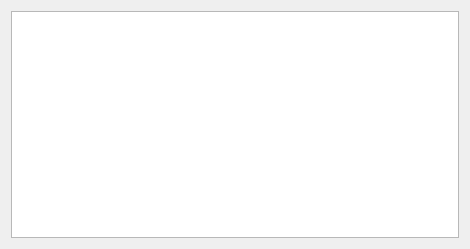
<?xml version="1.0" encoding="UTF-8"?>
<ui version="4.0">
 <class>Log</class>
 <widget class="QWidget" name="Log">
  <property name="geometry">
   <rect>
    <x>0</x>
    <y>0</y>
    <width>470</width>
    <height>249</height>
   </rect>
  </property>
  <property name="windowTitle">
   <string>Form</string>
  </property>
  <layout class="QHBoxLayout" name="horizontalLayout">
   <item>
    <widget class="QPlainTextEdit" name="plainTextEdit">
     <property name="readOnly">
      <bool>true</bool>
     </property>
    </widget>
   </item>
  </layout>
 </widget>
 <resources/>
 <connections/>
</ui>
